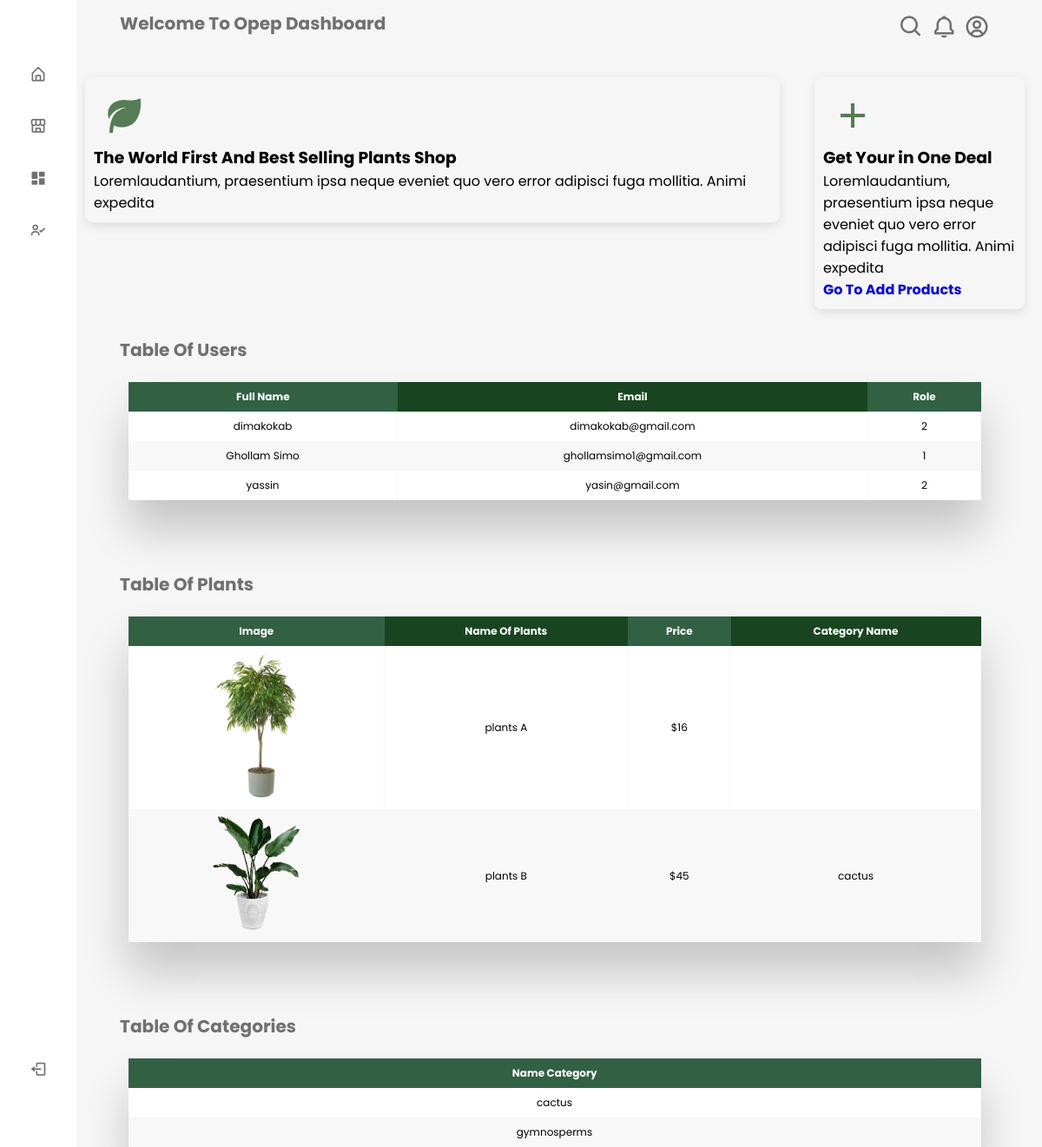
Screenshot of /admin/dashboard.php with the database file from the repository.
### tables this page shows
CREATE TABLE `users` (
  `iduser` int(11) NOT NULL,
  `fullname` varchar(255) DEFAULT NULL,
  `password` varchar(202) DEFAULT NULL,
  `idrole` int(11) DEFAULT NULL,
  `email` varchar(202) DEFAULT NULL
);

CREATE TABLE `plants` (
  `idplants` int(11) NOT NULL,
  `img` varchar(255) DEFAULT NULL,
  `nomplants` varchar(202) DEFAULT NULL,
  `price` int(11) DEFAULT NULL,
  `categoryid` int(11) DEFAULT NULL
);

CREATE TABLE `category` (
  `idcategory` int(11) NOT NULL,
  `nom` varchar(255) DEFAULT NULL
);

### admin/dashboard.php (the view, shortened to what this page needs)
<?php
include '../config/connect.php';
$showplant = "SELECT plants.*, category.nom as nom
                 FROM plants
                 LEFT JOIN category ON plants.categoryid = category.idcategory";
$stmt = $conn->query($showplant);
$showcategory = "SELECT * FROM category";
$stmtcat = $conn->query($showcategory);
$showusers = "SELECT * FROM users";
$stmtow = $conn->query($showusers);
?>
<!DOCTYPE html>
<html lang="en">
<head>
    <link href='https://unpkg.com/boxicons@2.1.1/css/boxicons.min.css' rel='stylesheet'>
    <link rel="stylesheet" href="../css/dashboard.css">
</head>
<body>
    <?php include './sidebar.php' ?>
    <section class="home ">
        <div class="text nav_dash">
            <h6>Welcome To Opep Dashboard</h6>
            <div class="icon">
                <i class='bx bx-search icon'></i>
                <i class='bx bx-bell icon'></i>
                <i class='bx bx-user-circle'></i>
            </div>
        </div>
        <div class="home_content">
            <div class="card">
                <div class="item">
                    <i class='bx bxs-leaf'></i>
                    <div class="item_content">
                        <h3>The World First And Best Selling Plants Shop</h3>
                        <p>Loremlaudantium, praesentium ipsa neque eveniet quo vero error adipisci fuga mollitia. Animi
                            expedita
                        </p>
                    </div>
                </div>
                <div class="item">
                    <i class='bx bx-plus'></i>
                    <div class="item_content">
                        <h3>Get Your in One Deal</h3>
                        <p>Loremlaudantium, praesentium ipsa neque eveniet quo vero error adipisci fuga mollitia. Animi
                            expedita
                        </p>
                        <h4><a class="shop" href="./products.php">Go To Add Products</a></h4>
                    </div>
                </div>
            </div>
            <div>
                <div class="text">
                    <h6>Table Of Users</h6>
                </div>
                <div class="table-wrapper">
                    <table class="fl-table">
                        <thead>
                            <tr>
                                <th>Full Name</th>
                                <th>Email</th>
                                <th>Role</th>
                            </tr>
                        </thead>
                        <tbody>
                            <?php
                            while ($users = mysqli_fetch_assoc($stmtow)) :
                            ?>
                            <tr>
                                <td><?= $users['fullname'] ?></td>
                                <td><?= $users['email'] ?></td>
                                <td><?= $users['idrole'] ?></td>
                            </tr>
                            <?php endwhile ?>
                    </table>
                </div>
            </div>
        </div>
        <div class="">
            <div class="text">
                <h6>Table Of Plants</h6>
            </div>
            <div class="table-wrapper">
                <table class="fl-table">
                    <thead>
                        <tr>
                            <th>Image</th>
                            <th>Name Of Plants</th>
                            <th>Price</th>
                            <th>Category Name</th>
                        </tr>
                    </thead>
                    <tbody>
                        <?php
                        while ($row = mysqli_fetch_assoc($stmt)) :
                        ?>
                        <tr>
                            <td><img src="../img/<?= $row['img'] ?>" alt="" width="100px"></td>
                            <td><?= $row['nomplants'] ?></td>
                            <td>$<?= $row['price'] ?></td>
                            <td><?= $row['nom'] ?></td>
                        </tr>
                        <?php endwhile ?>
                </table>
            </div>
        </div>
        <div class="">
            <div class="text">
                <h6>Table Of Categories</h6>
            </div>
            <div class="table-wrapper">
                <table class="fl-table">
                    <thead>
                        <tr>
                            <th>Name Category</th>
                        </tr>
                    </thead>
                    <tbody>
                        <?php
                        while ($row = mysqli_fetch_assoc($stmtcat)) :
                        ?>
                        <tr>
                            <td><?= $row['nom'] ?></td>
                        </tr>
                        <?php endwhile ?>
                </table>
            </div>
        </div>
    </section>
</body>
</html>

### admin/sidebar.php (shortened to what this page needs)
<!DOCTYPE html>
<html lang="en">
<head>
    <link href='https://unpkg.com/boxicons@2.1.1/css/boxicons.min.css' rel='stylesheet'>
    <link rel="stylesheet" href="../css/sidebar.css">
</head>
<body>
    <nav class="sidebar close">
        <div class="menu-bar">
            <div class="menu">
                <ul class="menu-links">
                    <li class="nav-link">
                        <a href="./dashboard.php">
                            <i class='bx bx-home-alt icon'></i>
                        </a>
                    </li>
                    <li class="nav-link">
                        <a href="../admin/products.php">
                            <i class='bx bx-store-alt icon'></i>
                        </a>
                    </li>
                    <li class="nav-link">
                        <a href="./category.php">
                            <i class='bx bxs-dashboard icon'></i>
                        </a>
                    </li>
                    <li class="nav-link">
                        <a href="./users.php">
                            <i class='bx bx-user-check icon'></i>
                        </a>
                    </li>
                </ul>
            </div>
            <div class="bottom-content">
                <li class="">
                    <a href="../page/logout.php">
                        <i class='bx bx-log-out icon'></i>
                    </a>
                </li>
            </div>
        </div>
    </nav>
</body>
</html>

### css/dashboard.css (style rules this page uses)
* { margin: 0; padding: 0; box-sizing: border-box; font-family: "Poppins", sans-serif; }
a { text-decoration: none; }
.card { display: grid; grid-template-columns: repeat(2, 1fr); }
.item { margin: 20px; box-shadow: rgba(0, 0, 0, 0.1) 0px 4px 12px; padding: 10px; border-radius: 8px; }
.item i { font-size: 3rem; color: #557C55; margin: 10px; }
.item:first-child { width: 50rem; height: fit-content; }
.table-wrapper { margin: 10px 70px 70px; box-shadow: 0px 35px 50px rgba(0, 0, 0, 0.2); }
.fl-table { border-radius: 5px; font-size: 12px; font-weight: normal; border: none; border-collapse: collapse; width: 100%; max-width: 100%; white-space: nowrap; background-color: white; }
.fl-table td, .fl-table th { text-align: center; padding: 8px; }
.fl-table td { border-right: 1px solid #f8f8f8; font-size: 12px; }
.fl-table thead th { color: #ffffff; background: #18451f; }
.fl-table thead th:nth-child(odd) { color: #ffffff; background: #326043; }
.fl-table tr:nth-child(even) { background: #F8F8F8; }

### css/sidebar.css (style rules this page uses)
:root { --body-color: #f6f6f6; --sidebar-color: #fff; --primary-color: #557C55; --primary-color-light: #f6f5ff; --toggle-color: #ddd; --text-color: #707070; --tran-03: all 0.2s ease; --tran-03: all 0.3s ease; --tran-04: all 0.3s ease; --tran-05: all 0.3s ease; }
body { background-color: var(--body-color); transition: var(--tran-05); }
.sidebar { position: fixed; top: 0; left: 0; height: 100%; width: 220px; padding: 10px 14px; background: var(--sidebar-color); transition: var(--tran-05); z-index: 100; }
.sidebar.close { width: 88px; }
.sidebar li { height: 50px; list-style: none; display: flex; align-items: center; margin-top: 10px; }
.sidebar header .image, .sidebar .icon { min-width: 40px; border-radius: 6px; }
.sidebar .icon { min-width: 60px; border-radius: 6px; height: 100%; display: flex; align-items: center; justify-content: center; font-size: 20px; }
.sidebar .text, .sidebar .icon { color: var(--text-color); transition: var(--tran-03); }
.sidebar .menu { margin-top: 40px; }
.sidebar li a { list-style: none; height: 100%; background-color: transparent; display: flex; align-items: center; height: 100%; width: 100%; border-radius: 6px; text-decoration: none; transition: var(--tran-03); }
.sidebar .menu-bar { height: calc(100% - 55px); display: flex; flex-direction: column; justify-content: space-between; overflow-y: scroll; }
.home { position: absolute; top: 0; top: 0; left: 250px; height: 100vh; width: calc(100% - 250px); background-color: var(--body-color); transition: var(--tran-05); }
.home .text { font-size: 30px; font-weight: 500; color: var(--text-color); padding: 12px 60px; }
.sidebar.close~.home { left: 78px; height: 100vh; width: calc(100% - 78px); }
.nav_dash { display: flex; justify-content: space-between; }

### rows the page displays
users: fullname "dimakokab", email "dimakokab@gmail.com", idrole "2"
users: fullname "Ghollam Simo", email "ghollamsimo1@gmail.com", idrole "1"
users: fullname "yassin", email "yasin@gmail.com", idrole "2"
plants: img (picture), nomplants "plants A", price "16"
plants: img (picture), nomplants "plants B", price "45", categoryid.nom "cactus"
category: nom "cactus"
category: nom "gymnosperms"
